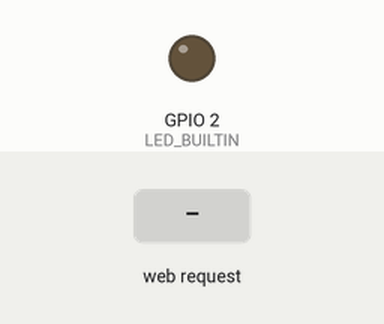
This sketch was run on a simulated ESP32. Parts: output pins drawn as LEDs (lit = HIGH). Dashed ring = blinking. Inputs (shaded band) come from the test bench. WiFi joins after 1.5 s; servers stay silent unless stated; what the sketch prints to the serial monitor is not drawn.

Above: at 2.7 s.
2.8 s: HTTP request GET /FLASH received
At 3.7 s:
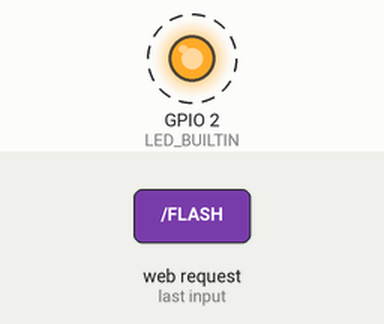
5.8 s: HTTP request GET /BREATH received
At 5.98 s:
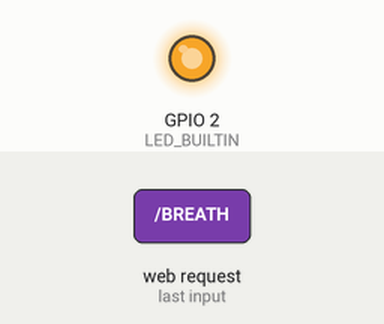
Timing chart, 0 to 14.8 s (numbered marks = the images above; inputs shaded):
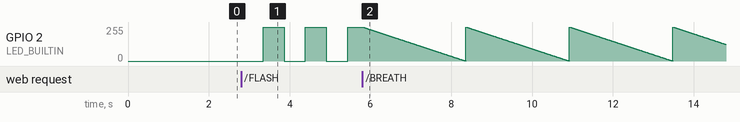

The sketch:

wifi.ino
```cpp
#include <WiFi.h>
#include <WebServer.h>
#include <WiFiClient.h>
#include <analogWrite.h>

const char* ssid = "WY1010";
const char* password = "20041010311";
int blink = 0,counter = 0,F = 1,G = 0;
WebServer server(80);

void setup() {
  // put your setup code here, to run once:
  Serial.begin(115200);
  pinMode(LED_BUILTIN, OUTPUT);
  WiFi.begin(ssid, password);
  while(WiFi.status() != WL_CONNECTED){
    delay(500);
    Serial.print(".");
  }
  Serial.println("WiFi Connected");
  Serial.println(WiFi.localIP());
  server.on("/",handleRoot);
  server.on("/Hello",hello);
  server.on("/ON",On);
  server.on("/OFF",Off);
  server.on("/FLASH",flash);
  server.on("/FAST",fast);
  server.on("/BREATH",breath);
  server.begin();
}

void loop() {
  // put your main code here, to run repeatedly:
  server.handleClient();

  int Blink;
  counter += 1;
  if(G == 1){
    Blink = 500;
  }else if(G == 2){
    Blink = 100;
  }else if(G == 3){
    digitalWrite(LED_BUILTIN, LOW);
    for(int i = 0;i > 256;i++){
      analogWrite(LED_BUILTIN, i);
      delay(10);
    }
    for(int i = 255;i >= 0;i--){
      analogWrite(LED_BUILTIN, i);
      delay(10);
    }
  }
  if(counter > Blink){
    if(blink == 1 && F == 1){
      digitalWrite(LED_BUILTIN, HIGH);
      F = -F;
    }else if(blink == 1 && F == -1){
      digitalWrite(LED_BUILTIN, LOW);
      F = -F;
    }
    counter = 0;
  }
}

void handleRoot() {
  server.send(200, "text/plain", "Eva Chen\n5A9G0006");
}

void hello() {
  server.send(200, "text/plain", "Hello");
}

void On() {
  digitalWrite(LED_BUILTIN, HIGH);
  blink = 0;
  server.send(200, "text/plain", "On");
}

void Off() {
  digitalWrite(LED_BUILTIN, LOW);
  blink = 0;
  server.send(200, "text/plain", "Off");
}

void flash() {
  blink = 1;
  G = 1;
  server.send(200, "text/plain", "flash");
}

void fast() {
  blink = 1;
  G = 2;
  counter = 0;
  server.send(200, "text/plain", "fast");
}

void breath() {
  blink = 1;
  G = 3;
  server.send(200, "text/plain", "breath");
}
```

Measured:
- after the input at 2.8 s, GPIO 2 (LED_BUILTIN): alternates 255/255 for 0.52 s and 0/255 for 0.52 s, starting after 0.55 s
